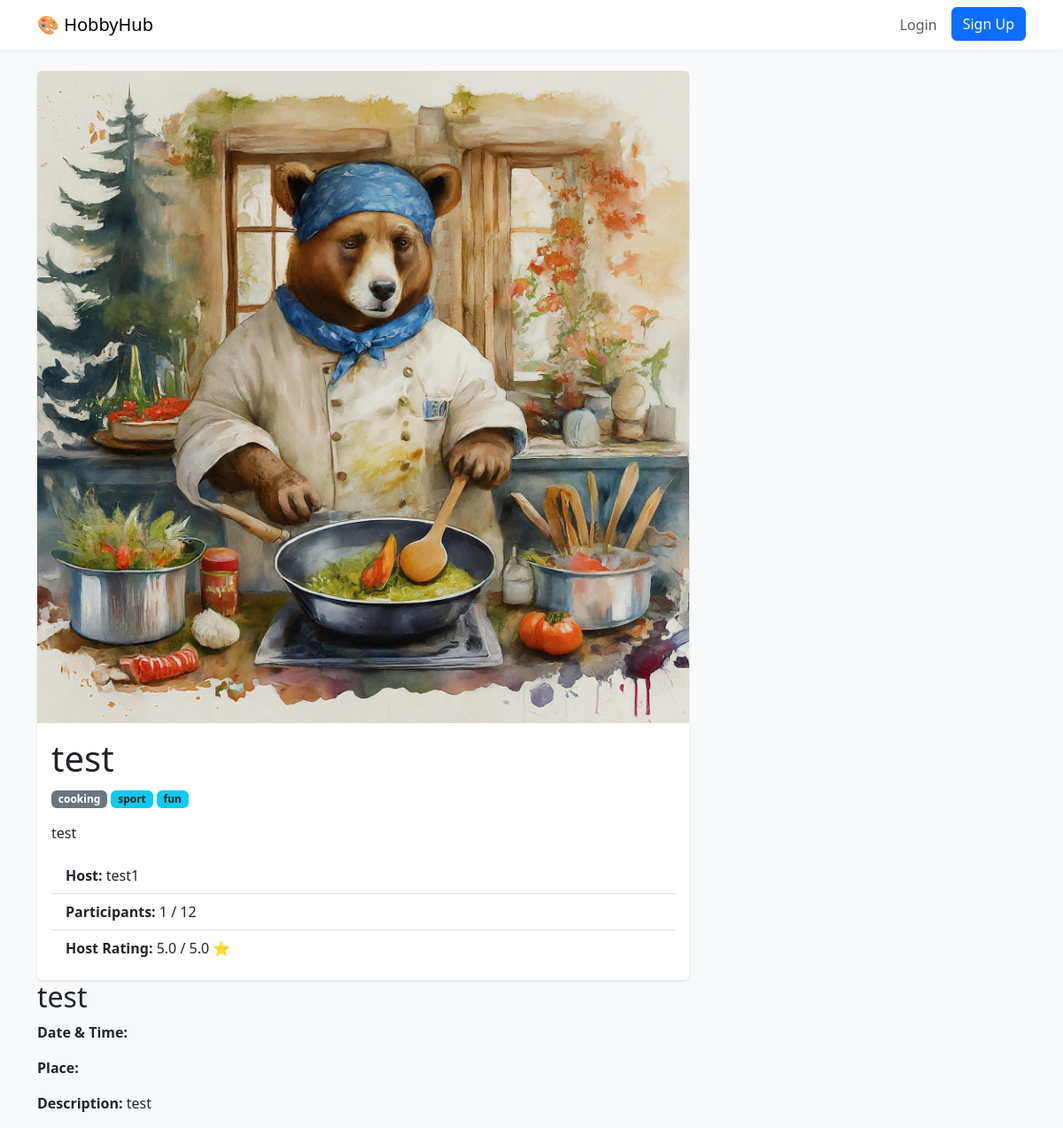
The app's page /hobby/3/ with its own data.
### core/models.py (models this page shows, shortened)
class Hobby(models.Model):
    host = models.ForeignKey(User, on_delete=models.CASCADE, related_name='hosted_hobbies')
    title = models.CharField(max_length=200)
    description = models.TextField()
    image = models.ImageField(upload_to='hobby_images/', blank=True, null=True)
    category = models.ForeignKey(Category, on_delete=models.SET_NULL, null=True)
    tags = models.ManyToManyField(Tag, blank=True)
    max_participants = models.PositiveIntegerField(default=1)
    created_at = models.DateTimeField(auto_now_add=True)
    date = models.DateTimeField(null=True, blank=True)  # <-- Add this line
    place = models.CharField(max_length=255, blank=True)  # <-- Add this line
    def get_average_rating(self):
        return self.ratings.aggregate(Avg('score'))['score__avg'] or 0
    def get_participant_count(self):
        return self.applications.filter(status='accepted').count()

class Category(models.Model):
    name = models.CharField(max_length=100, unique=True)

class Tag(models.Model):
    name = models.CharField(max_length=100, unique=True)

### core/views.py (the view)
# urls.py: path('hobby/<int:hobby_id>/', views.hobby_detail, name='hobby_detail'),
def hobby_detail(request, hobby_id):
    hobby = get_object_or_404(Hobby, id=hobby_id)
    is_host = request.user == hobby.host
    user_application = None
    if request.user.is_authenticated:
        user_application = Application.objects.filter(hobby=hobby, applicant=request.user).first()
    contact_info = None
    if user_application and user_application.status == 'accepted':
        contact_info = hobby.host.email # Or other contact info
    context = {
        'hobby': hobby,
        'is_host': is_host,
        'user_application': user_application,
        'contact_info': contact_info
    }
    return render(request, 'hobby_detail.html', context)

### core/templates/hobby_detail.html (shortened to what this page needs)
{% extends 'base.html' %}
{% block content %}
<div class="row">
    <div class="col-md-8">
        <div class="card">
            {% if hobby.image %}
            <img src="{{ hobby.image.url }}" class="card-img-top" alt="{{ hobby.title }}">
            {% endif %}
            <div class="card-body">
                <h1 class="card-title">{{ hobby.title }}</h1>
                <div class="mb-3">
                    <span class="badge bg-secondary">{{ hobby.category.name }}</span>
                    {% for tag in hobby.tags.all %}
                    <span class="badge bg-info text-dark">{{ tag.name }}</span>
                    {% endfor %}
                </div>
                <p class="card-text">{{ hobby.description }}</p>
                <ul class="list-group list-group-flush">
                    <li class="list-group-item"><strong>Host:</strong> {{ hobby.host.username }}</li>
                    <li class="list-group-item"><strong>Participants:</strong> {{ hobby.get_participant_count }} / {{ hobby.max_participants }}</li>
                    <li class="list-group-item"><strong>Host Rating:</strong> {{ hobby.get_average_rating|floatformat:1 }} / 5.0 ⭐</li>
                </ul>
            </div>
        </div>
    </div>
    <div class="col-md-4">
    </div>
</div>
<h2>{{ hobby.title }}</h2>
<p><strong>Date & Time:</strong> {{ hobby.date|date:"M d, Y H:i" }}</p>
<p><strong>Place:</strong> {{ hobby.place }}</p>
<p><strong>Description:</strong> {{ hobby.description }}</p>
{% endblock %}

### core/templates/base.html (style rules this page uses)
body { background-color: #f8f9fa; }
.card { border: none; box-shadow: 0 1px 3px rgba(0,0,0,.1); }

### records on screen
Hobby: image (picture), title "test", category.name "cooking", description "test", host.username "test1", get_participant_count "1", max_participants "12", get_average_rating "5.0"
Tag: name "sport"
Tag: name "fun"
